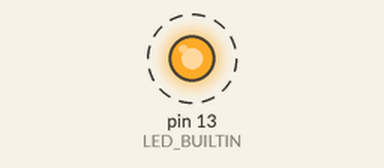
Bench run of a sketch on a simulated Arduino Uno, built with avr-gcc and run on an emulated ATmega328P. Shown: output pins drawn as LEDs (lit = HIGH). Dashed ring = blinking. What the sketch prints to the serial monitor is not drawn.

Above: at 0.2 s.
Timing chart, 0 to 3.0 s (numbered marks = the images above):
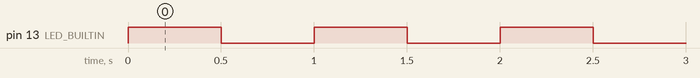

The sketch:

water_flow.ino
```cpp
#define SENSOR1 0
#define SENSOR2 1

long currentMillis1 = 0;
long previousMillis1 = 0;
int interval = 1000;
long currentMillis2 = 0;
long previousMillis2 = 0;
float calibrationFactor = 4.5;
volatile byte pulseCount1;
byte pulse1Sec1 = 0;
float flowRate1;
unsigned int flowMilliLitres1;
unsigned long totalMilliLitres1;
volatile byte pulseCount2;
byte pulse1Sec2 = 0;
float flowRate2;
unsigned int flowMilliLitres2;
unsigned long totalMilliLitres2;

void pulseCounter1()
{
  pulseCount1++;
}

void pulseCounter2()
{
  pulseCount2++;
}

void setup()
{
  Serial.begin(115200);
  pinMode(LED_BUILTIN, OUTPUT);
  pinMode(SENSOR1, INPUT_PULLUP);
  pinMode(SENSOR2, INPUT_PULLUP);

  pulseCount1 = 0;
  flowRate1 = 0.0;
  flowMilliLitres1 = 0;
  totalMilliLitres1 = 0;
  previousMillis1 = 0;

  pulseCount2 = 0;
  flowRate2 = 0.0;
  flowMilliLitres2 = 0;
  totalMilliLitres2 = 0;
  previousMillis2 = 0;

  attachInterrupt(digitalPinToInterrupt(SENSOR1), pulseCounter1, FALLING);
  attachInterrupt(digitalPinToInterrupt(SENSOR2), pulseCounter2, FALLING);
}
void loop()
{
  digitalWrite(LED_BUILTIN, HIGH);   // turn the LED on (HIGH is the voltage level)
  delay(500);
  currentMillis1 = millis();
  if (currentMillis1 - previousMillis1 > interval) {
    pulse1Sec1 = pulseCount1;
    pulseCount1 = 0;
    flowRate1 = ((1000.0 / (millis() - previousMillis1)) * pulse1Sec1) / calibrationFactor;
    previousMillis1 = millis();

  }
  currentMillis2 = millis();
  if (currentMillis2 - previousMillis2 > interval) {
    pulse1Sec2 = pulseCount2;
    pulseCount2 = 0;
    flowRate2 = ((1000.0 / (millis() - previousMillis2)) * pulse1Sec2) / calibrationFactor;
    previousMillis2 = millis();
  }

  // Print the flow rate for this second in litres / minute
  Serial.print("Water In Flow rate: ");
  Serial.print(int(flowRate1));  // Print the integer part of the variable
  Serial.print("L/min");
  Serial.print("\t");        // Print tab space

  // Print the flow rate for this second in litres / minute
  Serial.print("Water Out Flow rate: ");
  Serial.print(int(flowRate2));  // Print the integer part of the variable
  Serial.println("L/min");
  // wait for a second
  digitalWrite(LED_BUILTIN, LOW);    // turn the LED off by making the voltage LOW
  delay(500);
}
```

Measured:
- by itself, pin 13 (LED_BUILTIN): alternates HIGH for 0.50 s and LOW for 0.50 s
